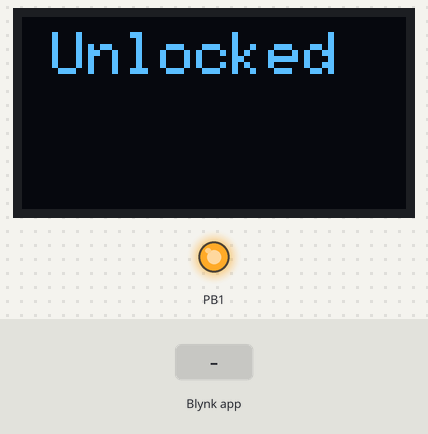
The sketch below on a simulated STM32 Blue Pill. Shown: 128×64 one-colour display, output pins drawn as LEDs (lit = HIGH). Inputs (shaded band) come from the test bench. WiFi joins after 1.5 s; servers stay silent unless stated; the display library's start-up logo is not drawn.

Above: at 3.0 s.
3.1 s: Blynk app writes 1 to V0
At 3.81 s:
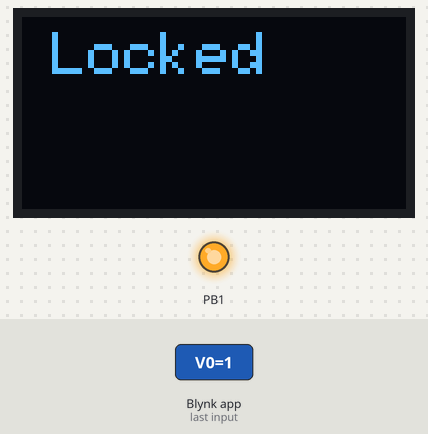
At 5.0 s:
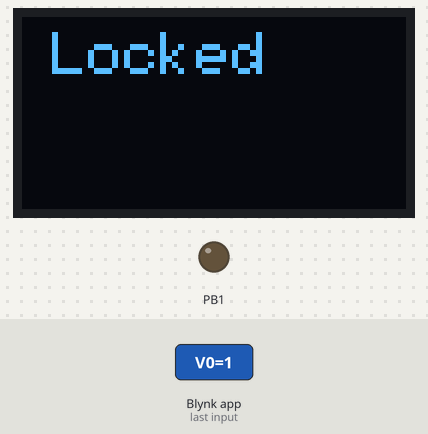
5.3 s: Blynk app writes 0 to V0
At 5.81 s:
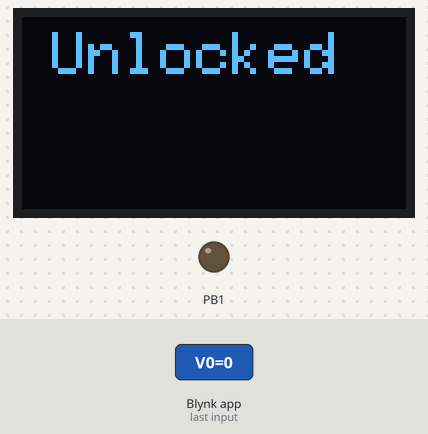
Timing chart, 0 to 8.3 s (numbered marks = the images above; inputs shaded):
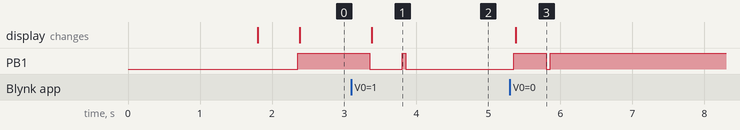

The sketch:

OLED_firmware_final.ino
```cpp
// (licence header left out)
#define BLYNK_PRINT SwSerial


#include <SoftwareSerial.h>
SoftwareSerial SwSerial(10, 11); // RX, TX

#include <BlynkSimpleStream.h>

#include <SPI.h>
#include <Wire.h>
#include <Adafruit_GFX.h>
#include <Adafruit_SSD1306.h>

#define SCREEN_WIDTH 128 // OLED display width, in pixels
#define SCREEN_HEIGHT 64 // OLED display height, in pixels

// Declaration for SSD1306 display connected using software SPI (default arduino case commented out):
//Modified with stm32 pinouts (PB7,PA6 etc)
#define OLED_MOSI  PB7//9
#define OLED_CLK   PB8//10
#define OLED_DC    PA6//11
#define OLED_CS    PB12//12
#define OLED_RESET PA7//13
Adafruit_SSD1306 display(SCREEN_WIDTH, SCREEN_HEIGHT,
  OLED_MOSI, OLED_CLK, OLED_DC, OLED_RESET, OLED_CS);

/* Comment out above, uncomment this block to use hardware SPI
#define OLED_DC     6
#define OLED_CS     7
#define OLED_RESET  8
Adafruit_SSD1306 display(SCREEN_WIDTH, SCREEN_HEIGHT,
  &SPI, OLED_DC, OLED_RESET, OLED_CS);
*/

#define NUMFLAKES     10 // Number of snowflakes in the animation example

#define LOGO_HEIGHT   16
#define LOGO_WIDTH    16
static const unsigned char PROGMEM logo_bmp[] =
{ B00000000, B11000000,
  B00000001, B11000000,
  B00000001, B11000000,
  B00000011, B11100000,
  B11110011, B11100000,
  B11111110, B11111000,
  B01111110, B11111111,
  B00110011, B10011111,
  B00011111, B11111100,
  B00001101, B01110000,
  B00011011, B10100000,
  B00111111, B11100000,
  B00111111, B11110000,
  B01111100, B11110000,
  B01110000, B01110000,
  B00000000, B00110000 };

// You should get Auth Token in the Blynk App.
// Go to the Project Settings (nut icon).
char auth[] = "AUTHENTICATION KEY HERE";

WidgetTerminal terminal(V9);
BlynkTimer timer;  //blynk timer

int lockState; //locked/unlocked state variable for V0

void myTimerEvent(){

  Blynk.syncVirtual(V0); //Sync with database V0 value

  if(lockState==1){
    digitalWrite(17, LOW); //turns on led (locked)

    display.clearDisplay();
    display.setTextSize(2); // Draw 2X-scale text
    display.setTextColor(SSD1306_WHITE);
    display.setCursor(10,5);
    display.println(F("Locked"));
    display.display();
  }
  else{
        digitalWrite(17, HIGH); //turns off led (unlocked)

        display.clearDisplay();
        display.setTextSize(2); // Draw 2X-scale text
        display.setTextColor(SSD1306_WHITE);
        display.setCursor(10,5);
        display.println(F("Unlocked"));
        display.display();
  }
}

void setup()
{
  // Debug console
  SwSerial.begin(9600);

  // Blynk will work through Serial
  // Do not read or write this serial manually in your sketch
  Serial.begin(9600);
  Blynk.begin(Serial, auth);

  pinMode(17, OUTPUT);

  //Initial Boot LED On
  digitalWrite(17, LOW);
  timer.setTimeout(2000L,initBlink);

  // Clear the terminal content
  terminal.clear();

  // This will print Blynk Software version to the Terminal Widget when
  // your hardware gets connected to Blynk Server
  terminal.println(F("Blynk v" BLYNK_VERSION ": Device started"));
  terminal.println(F("-------------"));
  terminal.println(F("Type 'Marco' and get a reply, or type"));
  terminal.println(F("anything else and get it printed back."));
  terminal.flush(); //push out messages

    // SSD1306_SWITCHCAPVCC = generate display voltage from 3.3V internally
  if(!display.begin(SSD1306_SWITCHCAPVCC)) {
    terminal.println(F("SSD1306 allocation failed"));
    terminal.flush();
    for(;;); // Don't proceed, loop forever
  }
  else{
    terminal.println(F("SSD1306 allocation success"));
    terminal.flush();
  }

  display.display();//loaded with adafruit splash
  terminal.println(F("Splash Loaded"));
  terminal.flush();

  timer.setInterval(500L, myTimerEvent); //timer runs every 0.5 seconds

}//end of setup

void loop()
{
  Blynk.run();
  timer.run();
}

void initBlink(){  //initial boot Led Off On indicator function

  digitalWrite(17, HIGH);
  timer.setTimeout(2000L, [](){ digitalWrite(17, LOW); } );

  //terminal debugging message
  terminal.println(F("Welcome!"));
  terminal.flush();
}


BLYNK_WRITE(V0){ //reads changes to V0, stores value to lockstate variable
    lockState = param.asInt();
  }
```

Measured:
- after the input at 3.1 s, PB1: HIGH → LOW after 0.26 s, → HIGH 0.45 s later, → LOW 0.05 s later; the display: changes after 0.28 s (image 1)
- after the input at 5.3 s, PB1: LOW → HIGH after 0.06 s, → LOW 0.45 s later, → HIGH 0.05 s later; the display: changes after 0.08 s (image 3)
